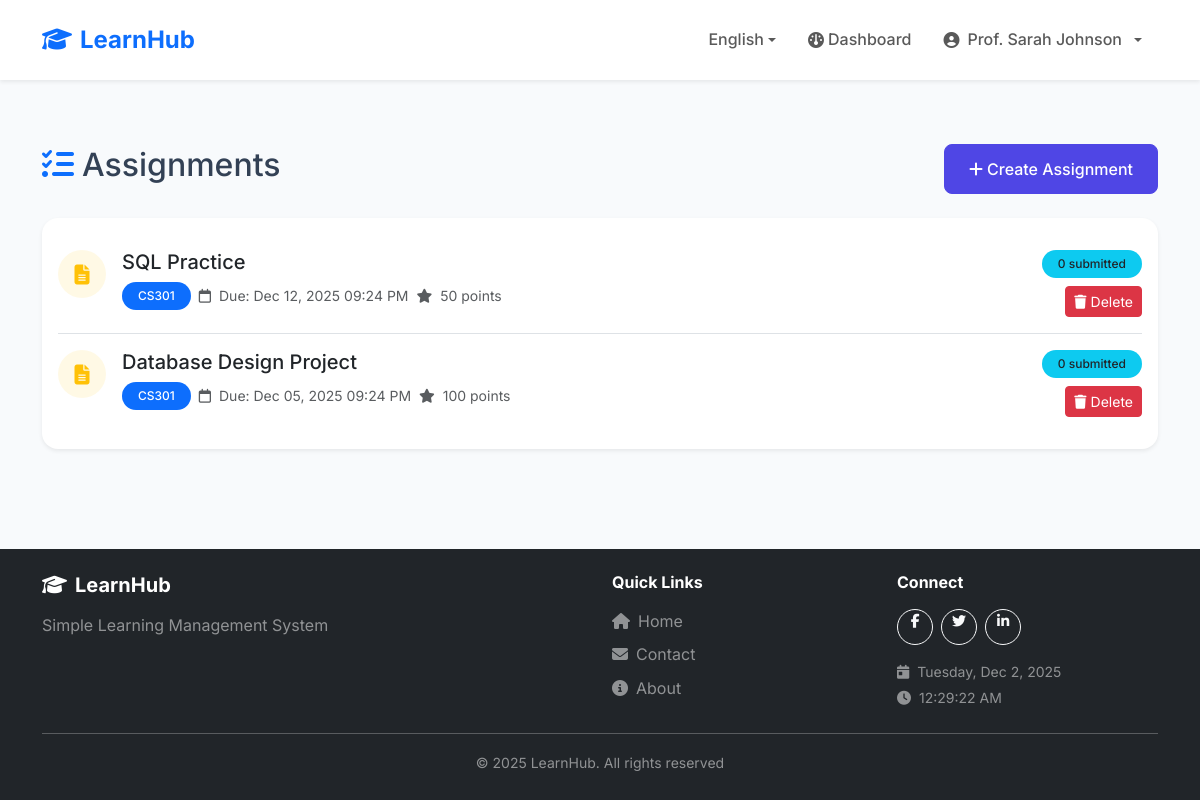
/teacher/assignments.php (signed in), run on an earlier commit of the app's database.
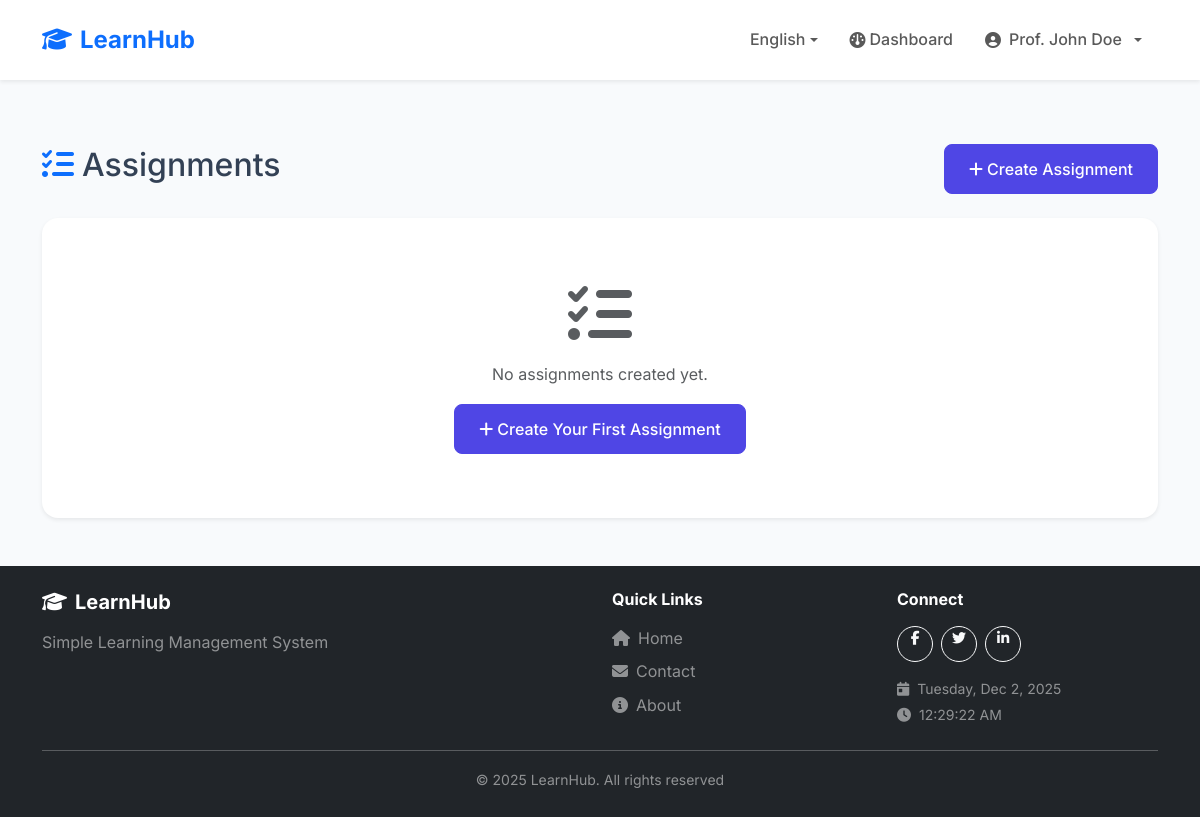
And on a later commit of the database.
### tables this page shows
CREATE TABLE users (
    id INT AUTO_INCREMENT PRIMARY KEY,
    username VARCHAR(50) UNIQUE NOT NULL,
    email VARCHAR(100) UNIQUE NOT NULL,
    password VARCHAR(255) NOT NULL,
    full_name VARCHAR(100) NOT NULL,
    role ENUM('student', 'teacher', 'admin') DEFAULT 'student',
    status ENUM('pending', 'approved', 'rejected', 'suspended') DEFAULT 'approved',
    student_id VARCHAR(20) NULL,
    profile_picture VARCHAR(255) NULL,
    phone VARCHAR(20) NULL,
    bio TEXT NULL,
    verification_token VARCHAR(100) NULL,
    verification_document VARCHAR(255) NULL,
    verified_at TIMESTAMP NULL,
    verified_by INT NULL,
    created_at TIMESTAMP DEFAULT CURRENT_TIMESTAMP,
    FOREIGN KEY (verified_by) REFERENCES users(id) ON DELETE SET NULL
);

CREATE TABLE assignments (
    id INT AUTO_INCREMENT PRIMARY KEY,
    course_id INT NOT NULL,
    title VARCHAR(200) NOT NULL,
    description TEXT,
    due_date DATETIME NOT NULL,
    total_points INT DEFAULT 100,
    file_name VARCHAR(255) NULL,
    file_path VARCHAR(500) NULL,
    created_at TIMESTAMP DEFAULT CURRENT_TIMESTAMP,
    FOREIGN KEY (course_id) REFERENCES courses(id) ON DELETE CASCADE
);

CREATE TABLE courses (
    id INT AUTO_INCREMENT PRIMARY KEY,
    teacher_id INT NOT NULL,
    course_code VARCHAR(20) NOT NULL,
    course_name VARCHAR(100) NOT NULL,
    description TEXT,
    created_at TIMESTAMP DEFAULT CURRENT_TIMESTAMP,
    FOREIGN KEY (teacher_id) REFERENCES users(id) ON DELETE CASCADE
);

### config/languages.php (called while the page is built, shortened)
<?php
$currentLanguage = $_SESSION['language'];
$translationFile = __DIR__ . '/../lang/' . $currentLanguage . '.php';
if (file_exists($translationFile)) {
    $translations = require $translationFile;
} else {
    $translations = require __DIR__ . '/../lang/en.php';
}
function __($key) {
    global $translations;
    return $translations[$key] ?? $key;
}
function getCurrentLanguage() {
    return $_SESSION['language'] ?? 'en';
}
function getLanguageDirection() {
    $rtlLanguages = ['ar'];
    return in_array(getCurrentLanguage(), $rtlLanguages) ? 'rtl' : 'ltr';
}

### config/helpers/auth.php (called while the page is built, shortened)
<?php
function isLoggedIn() {
    return isset($_SESSION['user_id']);
}
function getCurrentUser() {
    global $pdo;
    if ($pdo) {
        $stmt = $pdo->prepare("SELECT * FROM users WHERE id = ?");
        $stmt->execute([$_SESSION['user_id']]);
        return $stmt->fetch();
    }
    return [
        'id' => $_SESSION['user_id'] ?? null,
        'full_name' => $_SESSION['user_name'] ?? '',
        'role' => $_SESSION['user_role'] ?? ''
    ];
}
function hasRole($role) {
    return isset($_SESSION['user_role']) && $_SESSION['user_role'] === $role;
}
?>

### config/helpers/validation.php (called while the page is built, shortened)
<?php
function sanitize($input) {
    return htmlspecialchars(trim($input), ENT_QUOTES, 'UTF-8');
}
?>

### config/helpers/formatting.php (called while the page is built, shortened)
<?php
function formatDate($date, $format = 'M d, Y h:i A') {
    return date($format, strtotime($date));
}
function isOverdue($dueDate) {
    return strtotime($dueDate) < time();
}
?>

### teacher/assignments.php (the view, shortened to what the changed rows need)
<?php
require_once '../config/config.php';
$user = getCurrentUser();
$stmt = $pdo->prepare("
    SELECT a.*, c.course_code, c.course_name,
           (SELECT COUNT(*) FROM submissions WHERE assignment_id = a.id) as submission_count,
           (SELECT COUNT(*) FROM submissions WHERE assignment_id = a.id AND grade IS NULL) as pending_count
    FROM assignments a
    JOIN courses c ON a.course_id = c.id
    WHERE c.teacher_id = ?
    ORDER BY a.due_date DESC
");
$stmt->execute([$user['id']]);
$assignments = $stmt->fetchAll();
include '../includes/header.php';
?>
<div class="container my-5">
    <div class="d-flex justify-content-between align-items-center mb-4">
        <h2><i class="fas fa-tasks text-primary <?= getLanguageDirection() === 'rtl' ? 'ms-2' : 'me-2' ?>"></i>Assignments</h2>
    </div>
    <div class="card border-0 shadow-sm">
        <div class="card-body">
            <?php if (empty($assignments)): ?>
                <div class="text-center py-5">
                    <i class="fas fa-tasks fa-4x text-muted mb-3"></i>
                    <p class="text-muted mb-3">No assignments created yet.</p>
                    <a href="create-assignment.php" class="btn btn-primary">
                        <i class="fas fa-plus <?= getLanguageDirection() === 'rtl' ? 'ms-1' : 'me-1' ?>"></i>Create Your First Assignment
                    </a>
                </div>
            <?php else: ?>
                <div class="list-group list-group-flush">
                    <?php foreach ($assignments as $assignment): ?>
                        <?php $isOverdue = isOverdue($assignment['due_date']); ?>
                        <div class="list-group-item px-0 py-3">
                            <div class="d-flex align-items-start gap-3">
                                <div class="flex-shrink-0">
                                    <div class="rounded-circle d-flex align-items-center justify-content-center"
                                         style="width: 48px; height: 48px; background: rgba(<?= $isOverdue ? '220, 53, 69' : '255, 193, 7' ?>, 0.1); color: <?= $isOverdue ? '#dc3545' : '#ffc107' ?>;">
                                        <i class="fas fa-file-alt fa-lg"></i>
                                    </div>
                                </div>
                                <div class="flex-grow-1">
                                    <h5 class="mb-2"><?= sanitize($assignment['title']) ?></h5>
                                    <div class="d-flex flex-wrap gap-2 align-items-center">
                                        <span class="badge bg-primary"><?= sanitize($assignment['course_code']) ?></span>
                                        <span class="text-muted small">
                                            <i class="far fa-calendar <?= getLanguageDirection() === 'rtl' ? 'ms-1' : 'me-1' ?>"></i>
                                            Due: <?= formatDate($assignment['due_date']) ?>
                                        </span>
                                        <span class="text-muted small">
                                            <i class="fas fa-star <?= getLanguageDirection() === 'rtl' ? 'ms-1' : 'me-1' ?>"></i>
                                            <?= $assignment['total_points'] ?> points
                                        </span>
                                    </div>
                                </div>
                                <div class="d-flex flex-column gap-2 align-items-end">
                                    <div class="d-flex gap-2 flex-wrap">
                                        <span class="badge bg-info text-dark"><?= $assignment['submission_count'] ?> submitted</span>
                                    </div>
                                    <form method="POST" class="d-inline" id="deleteAssignmentForm<?= $assignment['id'] ?>">
                                        <button type="button" class="btn btn-danger btn-sm" onclick="showConfirm('Are you sure you want to delete this assignment? This action cannot be undone.', function() { document.getElementById('deleteAssignmentForm<?= $assignment['id'] ?>').submit(); }, 'Delete Assignment')">
                                            <i class="fas fa-trash <?= getLanguageDirection() === 'rtl' ? 'ms-1' : 'me-1' ?>"></i>Delete
                                        </button>
                                    </form>
                                </div>
                            </div>
                        </div>
                    <?php endforeach; ?>
                </div>
            <?php endif; ?>
        </div>
    </div>
</div>
<?php include '../includes/footer.php'; ?>

### includes/header.php (shortened to what the changed rows need)
<?php
$currentUser = getCurrentUser();
?>
<!DOCTYPE html>
<html lang="<?= getCurrentLanguage() ?>" dir="<?= getLanguageDirection() ?>">
<head>
    <link href="https://cdn.jsdelivr.net/npm/bootstrap@5.3.2/dist/css/bootstrap.min.css" rel="stylesheet">
    <link rel="stylesheet" href="https://cdnjs.cloudflare.com/ajax/libs/font-awesome/6.4.2/css/all.min.css">
    <link rel="stylesheet" href="<?= SITE_URL ?>/assets/css/style.css?v=<?= time() ?>">
</head>
<body>
    <nav class="navbar navbar-expand-lg navbar-light bg-white shadow-sm sticky-top">
        <div class="container">
            <div class="collapse navbar-collapse" id="navbarNav">
                <ul class="navbar-nav <?= getLanguageDirection() === 'rtl' ? 'me-auto' : 'ms-auto' ?> align-items-center">
                    <?php if (isLoggedIn()): ?>
                        <?php if (hasRole('teacher') && !hasRole('admin')): ?>
                            <li class="nav-item">
                                <a class="nav-link" href="<?= SITE_URL ?>/teacher/index.php">
                                    <i class="fas fa-gauge <?= getLanguageDirection() === 'rtl' ? 'ms-1' : 'me-1' ?>"></i><?= __('dashboard') ?>
                                </a>
                            </li>
                        <?php endif; ?>
                        <li class="nav-item dropdown">
                            <a class="nav-link dropdown-toggle d-flex align-items-center gap-2" href="#" id="userDropdown" role="button" data-bs-toggle="dropdown">
                                <?php if (!empty($currentUser['profile_picture'])): ?>
                                    <img src="<?= SITE_URL ?>/uploads/<?= sanitize($currentUser['profile_picture']) ?>"
                                         class="rounded-circle"
                                         class="rounded-circle avatar-sm"
                                         alt="<?= sanitize($currentUser['full_name']) ?>">
                                <?php else: ?>
                                    <i class="fas fa-user-circle"></i>
                                <?php endif; ?>
                                <span><?= sanitize($currentUser['full_name']) ?></span>
                            </a>
                        </li>
                    <?php endif; ?>
                </ul>
            </div>
        </div>
    </nav>
    <main>

What changed in the data, as far as the page shows it:
removed assignments: title "SQL Practice", course.course_code "CS301", due_date "Dec 12, 2025 09:24 PM", total_points "50", submission_count "0"
removed assignments: title "Database Design Project", course.course_code "CS301", due_date "Dec 05, 2025 09:24 PM", total_points "100", submission_count "0"
changed users: full_name "Prof. Sarah Johnson" → "Prof. John Doe"
Also different on the page:
text now shown: "No assignments created yet. Create Your First Assignment"
